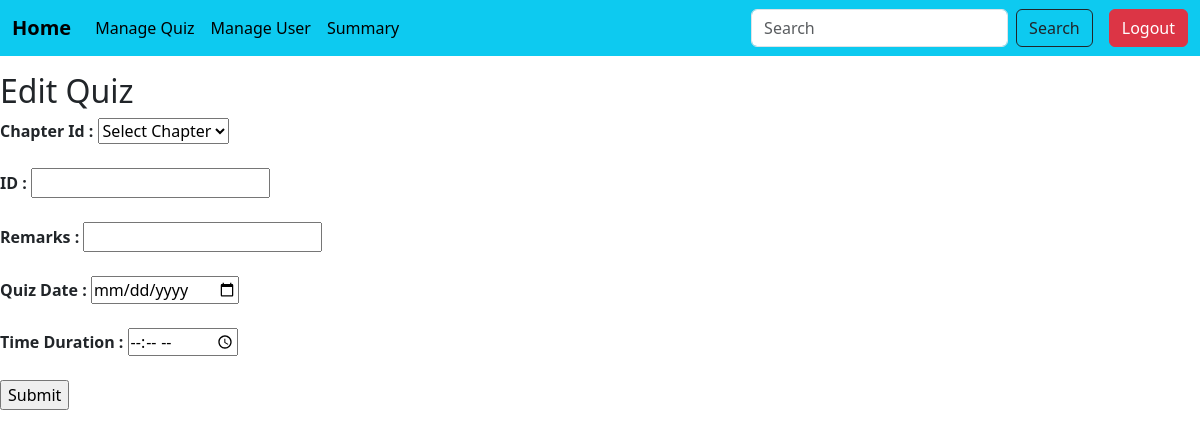
The page /edit_quiz/s1c1q1 on the database as committed earlier.
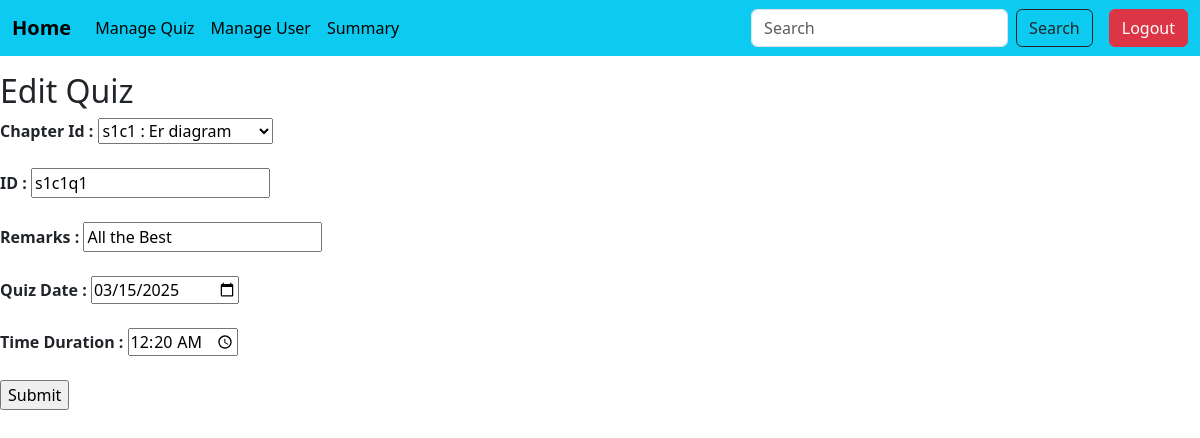
The same page on the database as committed later.
### models.py (models this page shows)
class Quiz(db.Model):
    __tablename__='quiz'
    id=db.Column(db.String(50),primary_key=True)
    chapter_id=db.Column(db.String(100),db.ForeignKey('chapter.id'),nullable=False)
    remarks=db.Column(db.String(100),nullable=False)
    quiz_date=db.Column(db.Date,nullable=False)
    time_dur=db.Column(db.String(5),nullable=False)
    chapter=db.relationship('Chapter',backref=db.backref('quizzes',cascade="all,delete-orphan"))

class Chapter(db.Model):
    __tablename__='chapter'
    id=db.Column(db.String(50),primary_key=True)
    name=db.Column(db.String(100),nullable=False)
    description=db.Column(db.Text,nullable=False)
    subject_id=db.Column(db.String(100),db.ForeignKey('subject.id'),nullable=False)
    subject=db.relationship('Subject',backref=db.backref('chapters',cascade="all,delete-orphan"))

### app.py (the view)
@app.route('/edit_quiz/<quiz_id>',methods=['POST','GET'])
def edit_quiz(quiz_id):
    quiz=Quiz.query.get(quiz_id)
    if request.method=='POST':
        new_id=request.form['id']
        exist_quiz=Quiz.query.get(new_id)
        if exist_quiz and str(exist_quiz.id)!=str(quiz.id):
            flash('Id exists')
            return redirect(url_for('edit_quiz',quiz_id= quiz_id))
        else:
            quiz.id=new_id
            quiz.remarks=request.form['remarks']
            quiz.chapter_id=request.form['chapter_id']
            quiz.quiz_date=datetime.strptime(request.form['quiz_date'],'%Y-%m-%d').date()
            quiz.time_dur=datetime.strptime(request.form['time_dur'],'%H:%M').strftime("%H:%M")
            db.session.commit()
            return redirect(url_for('manage_quiz'))
    else:
        chapters=Chapter.query.all()
        return render_template("edit_quiz.html",quiz=quiz,chapters=chapters)

### templates/edit_quiz.html (shortened to what this page needs)
{% include 'admin_sidebar.html'%}
<form method="post" action="{{url_for('edit_quiz',quiz_id=quiz.id)}}">
    <h2>Edit Quiz</h2>
    <label for="chapter_id"><b>Chapter Id : </b></label>
    <select id="chapter_id" name="chapter_id" required>
        <option value=""disabled selected>Select Chapter</option>
        {% for chapter in chapters%}
            <option value="{{chapter.id}}" {% if chapter.id ==quiz.chapter_id %}selected{%endif%}>{{chapter.id}} : {{chapter.name}}</option>
        {% endfor %}
    </select>
    <br><br>
    <label for="id"><b>ID : </b></label>
    <input type="text" id="id" name="id" value="{{quiz.id}}" required>
    <br><br>
    <label for="remarks"><b>Remarks : </b></label>
    <input type="text" id="remarks" name="remarks"value="{{quiz.remarks}}" required>
    <br><br>
    <label for="quiz_date"><b>Quiz Date : </b></label>
    <input type="date" id="quiz_date" name="quiz_date" value="{{quiz.quiz_date}}" required>
    <br><br>
    <label for="time_dur"><b>Time Duration : </b></label>
    <input type="time" id="time_dur" name="time_dur" value="{{quiz.time_dur}}" required>
    <br><br>
    <input type="submit" value ="Submit">
</form>

Rows that differ between the two databases and show on the page:
added Quiz: chapter_id "s1c1 : Er diagram", id "s1c1q1", quiz_date "03/15/2025", time_dur "00:20"
Other text that changed with them:
form field remarks: (not shown) → "All the Best"
form field chapter_id: "Select Chapter" → (not shown)
